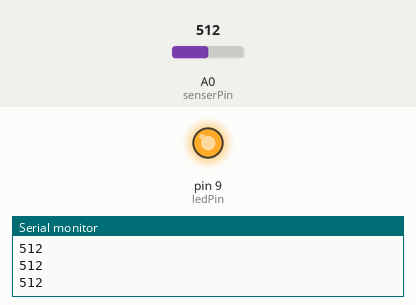
Simulated run of this sketch. Board: Arduino Uno, built with avr-gcc and run on an emulated ATmega328P. On the bench: output pins drawn as LEDs (lit = HIGH), the last lines printed to the serial monitor. Inputs (shaded band) come from the test bench; at power-on: A0 (senserPin) = 512.

Above: at 1.2 s.
1.3 s: A0 (senserPin) set to 740
2.8 s: A0 (senserPin) set to 768
At 3.6 s:
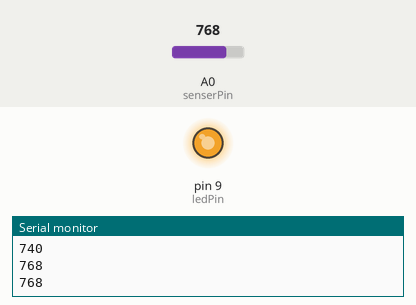
4.5 s: A0 (senserPin) set to 900
At 4.8 s:
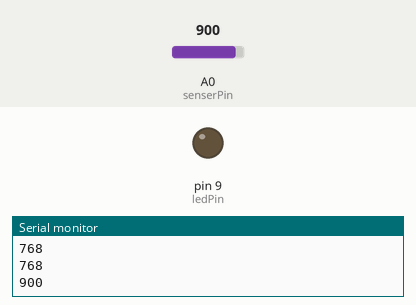
Timing chart, 0 to 7.5 s (numbered marks = the images above; inputs shaded):
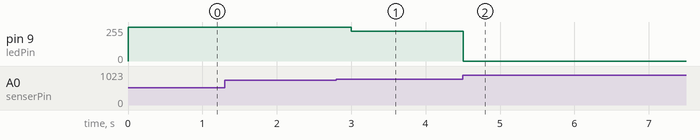

The sketch:

4_darkness_sensor.ino
```cpp
// C++ code
//
int senserPin=0; //showing light
int ledPin=9;

void setup(){
  analogReference(DEFAULT);

  pinMode(ledPin,OUTPUT);
  Serial.begin(9600);
}

void loop(){
  int val = analogRead(senserPin);

  val=constrain(val,750,900);
  int ledLevel = map(val,750,900,255,0);

  /*if (val < 800) {digitalWrite(ledPin,HIGH);}
  else {digitalWrite(ledPin,LOW);}*/

  analogWrite(ledPin,ledLevel);

  Serial.println(analogRead(senserPin));
  delay(500);
}
```

Measured:
- after the input at 2.8 s, pin 9 (ledPin): 255/255 → 225/255 after 0.20 s
- after the input at 4.5 s, pin 9 (ledPin): 225/255 → 0/255 at once
